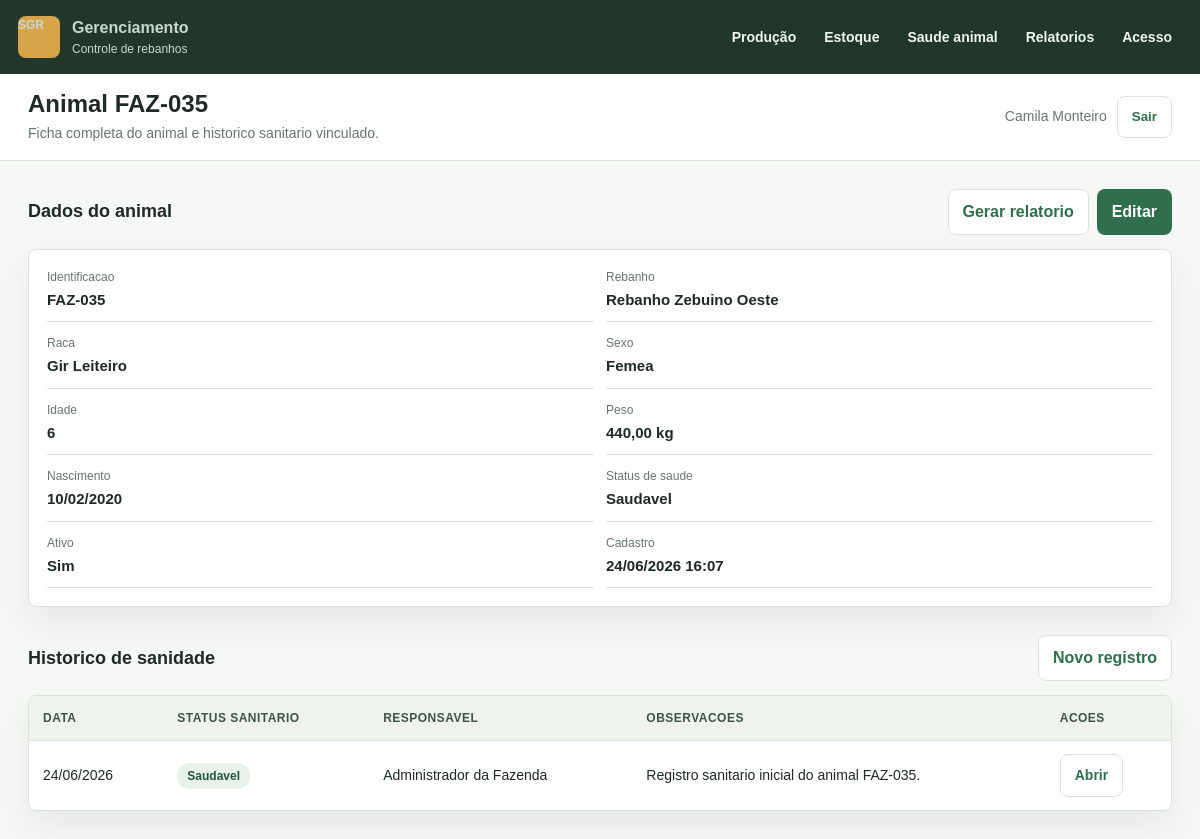
The page /animais/109/ (signed in) on the database its author committed.
### rebanho/models.py (models this page shows, shortened)
class RegistroBase(models.Model):
    data_cadastro = models.DateTimeField(auto_now_add=True)
    ativo = models.BooleanField(default=True)
    class Meta:
        abstract = True

class Animal(RegistroBase):
    class Sexo(models.TextChoices):
        MACHO = 'Macho', 'Macho'
        FEMEA = 'Femea', 'Femea'
    class StatusSaude(models.TextChoices):
        SAUDAVEL = 'Saudavel', 'Saudavel'
        OBSERVACAO = 'Observacao', 'Observacao'
        TRATAMENTO = 'Tratamento', 'Tratamento'
        CRITICO = 'Critico', 'Critico'
    id_animal = models.BigAutoField(primary_key=True)
    rebanho = models.ForeignKey(
        Rebanho,
        on_delete=models.PROTECT,
        related_name='animais',
    )
    identificacao = models.CharField(max_length=80, unique=True)
    raca = models.CharField(max_length=80)
    sexo = models.CharField(max_length=10, choices=Sexo.choices)
    @property
    def idade(self):
        if not self.data_nascimento:
            return 0
        from django.utils import timezone
        hoje = timezone.localdate()
        return hoje.year - self.data_nascimento.year - (
            (hoje.month, hoje.day) < (self.data_nascimento.month, self.data_nascimento.day)
        )
    peso = models.DecimalField(max_digits=10, decimal_places=2, default=0)
    data_nascimento = models.DateField(null=True, blank=True)
    status_saude = models.CharField(
        max_length=30,
        choices=StatusSaude.choices,
        default=StatusSaude.SAUDAVEL,
    )
    observacoes = models.TextField(blank=True)
    class Meta:
        verbose_name = 'Animal'
        verbose_name_plural = 'Animais'
        ordering = ['identificacao']

class Usuario(AbstractUser):
    class TipoUsuario(models.TextChoices):
        ADMIN = 'ADMIN', 'Admin'
        USUARIO = 'USUARIO', 'Usuario'
    id_usuario = models.BigAutoField(primary_key=True)
    nome = models.CharField(max_length=150)
    email = models.EmailField(unique=True)
    tipo_usuario = models.CharField(
        max_length=20,
        choices=TipoUsuario.choices,
        default=TipoUsuario.USUARIO,
    )
    permissao = models.TextField(blank=True)
    data_cadastro = models.DateTimeField(auto_now_add=True)
    REQUIRED_FIELDS = ['nome', 'email']
    class Meta:
        verbose_name = 'Usuario'
        verbose_name_plural = 'Usuarios'
        ordering = ['nome']

class Rebanho(RegistroBase):
    id_rebanho = models.BigAutoField(primary_key=True)
    talhao = models.OneToOneField(
        Talhao,
        on_delete=models.PROTECT,
        related_name='rebanho',
    )
    nome = models.CharField(max_length=120)
    tipo_criacao = models.CharField(max_length=80)
    observacoes = models.TextField(blank=True)
    class Meta:
        verbose_name = 'Rebanho'
        verbose_name_plural = 'Rebanhos'
        ordering = ['nome']

class Sanidade(models.Model):
    class StatusSanitario(models.TextChoices):
        SAUDAVEL = 'Saudavel', 'Saudavel'
        OBSERVACAO = 'Em observacao', 'Em observacao'
        TRATAMENTO = 'Em tratamento', 'Em tratamento'
        CRITICO = 'Critico', 'Critico'
    id_sanidade = models.BigAutoField(primary_key=True)
    animal = models.ForeignKey(
        Animal,
        on_delete=models.CASCADE,
        related_name='sanidades',
    )
    data_registro = models.DateField()
    status_sanitario = models.CharField(
        max_length=30,
        choices=StatusSanitario.choices,
        default=StatusSanitario.SAUDAVEL,
    )
    observacoes = models.TextField(blank=True)
    criado_por = models.ForeignKey(
        Usuario,
        on_delete=models.PROTECT,
        related_name='sanidades_criadas',
    )
    class Meta:
        verbose_name = 'Sanidade'
        verbose_name_plural = 'Sanidades'
        ordering = ['-data_registro']

### rebanho/views.py (the view)
# urls.py: path('animais/<int:pk>/', views.AnimalDetailView.as_view(), name='animal_detalhe'),
class AnimalDetailView(LoginRequiredMixin, DetailView):
    model = Animal
    template_name = 'rebanho/animal_detalhe.html'
    context_object_name = 'animal'
    def get_queryset(self):
        return Animal.objects.select_related('rebanho')
    def get_context_data(self, **kwargs):
        context = super().get_context_data(**kwargs)
        context['sanidades'] = self.object.sanidades.select_related('criado_por')
        return context

### templates/rebanho/animal_detalhe.html (shortened to what this page needs)
{% extends "base.html" %}
{% block page_title %}Animal {{ animal.identificacao }}{% endblock %}
{% block page_subtitle %}Ficha completa do animal e historico sanitario vinculado.{% endblock %}
{% block content %}
  <section class="section">
    <div class="section-header">
      <h2>Dados do animal</h2>
      <div style="display:flex;gap:8px;">
        <a class="button secondary" href="{% url 'relatorio_animal' animal.id_animal %}">Gerar relatorio</a>
        <a class="button" href="{% url 'animal_editar' animal.id_animal %}">Editar</a>
      </div>
    </div>
    <article class="card detail-list">
      <div class="detail-item"><span>Identificacao</span><strong>{{ animal.identificacao }}</strong></div>
      <div class="detail-item"><span>Rebanho</span><strong>{{ animal.rebanho.nome }}</strong></div>
      <div class="detail-item"><span>Raca</span><strong>{{ animal.raca }}</strong></div>
      <div class="detail-item"><span>Sexo</span><strong>{{ animal.sexo }}</strong></div>
      <div class="detail-item"><span>Idade</span><strong>{{ animal.idade }}</strong></div>
      <div class="detail-item"><span>Peso</span><strong>{{ animal.peso }} kg</strong></div>
      <div class="detail-item"><span>Nascimento</span><strong>{{ animal.data_nascimento|date:"d/m/Y" }}</strong></div>
      <div class="detail-item"><span>Status de saude</span><strong>{{ animal.status_saude }}</strong></div>
      <div class="detail-item"><span>Ativo</span><strong>{% if animal.ativo %}Sim{% else %}Nao{% endif %}</strong></div>
      <div class="detail-item"><span>Cadastro</span><strong>{{ animal.data_cadastro|date:"d/m/Y H:i" }}</strong></div>
    </article>
  </section>
  <section class="section">
    <div class="section-header">
      <h2>Historico de sanidade</h2>
      <a class="button secondary" href="{% url 'sanidade_criar' %}?animal={{ animal.id_animal }}">Novo registro</a>
    </div>
    <div class="table-wrap">
      <table>
        <thead>
          <tr>
            <th>Data</th>
            <th>Status sanitario</th>
            <th>Responsavel</th>
            <th>Observacoes</th>
            <th>Acoes</th>
          </tr>
        </thead>
        <tbody>
          {% for sanidade in sanidades %}
            <tr>
              <td>{{ sanidade.data_registro|date:"d/m/Y" }}</td>
              <td>
                {% if sanidade.status_sanitario == "Saudavel" %}
                  <span class="badge">{{ sanidade.status_sanitario }}</span>
                {% elif sanidade.status_sanitario == "Em observacao" %}
                  <span class="badge warning">{{ sanidade.status_sanitario }}</span>
                {% elif sanidade.status_sanitario == "Em tratamento" %}
                  <span class="badge orange">{{ sanidade.status_sanitario }}</span>
                {% else %}
                  <span class="badge danger">{{ sanidade.status_sanitario }}</span>
                {% endif %}
              </td>
              <td>{{ sanidade.criado_por.nome|default:sanidade.criado_por.username }}</td>
              <td>{{ sanidade.observacoes }}</td>
              <td><a class="button secondary" href="{% url 'sanidade_detalhe' sanidade.id_sanidade %}">Abrir</a></td>
            </tr>
          {% empty %}
            <tr>
              <td colspan="5">
                <div class="empty-state">Nenhum registro sanitario para este animal.</div>
              </td>
            </tr>
          {% endfor %}
        </tbody>
      </table>
    </div>
  </section>
{% endblock %}

### templates/base.html (shortened to what this page needs)
<!DOCTYPE html>
<html lang="pt-br">
<head>
</head>
<body>
  <div class="app-shell">
    <aside class="sidebar">
      <a class="brand" href="{% url 'dashboard' %}">
        <span class="brand-mark">SGR</span>
        <span>
          <strong>Gerenciamento</strong>
          <span>Controle de rebanhos</span>
        </span>
      </a>
      <nav aria-label="Menu principal">
        <div class="menu-group">
          <button class="menu-group-trigger" type="button">Produção</button>
        </div>
        <div class="menu-group">
          <button class="menu-group-trigger" type="button">Estoque</button>
        </div>
        <div class="menu-group">
          <button class="menu-group-trigger" type="button">Saude animal</button>
        </div>
        <div class="menu-group">
          <button class="menu-group-trigger" type="button">Relatorios</button>
        </div>
        <div class="menu-group">
          <button class="menu-group-trigger" type="button">Acesso</button>
        </div>
      </nav>
    </aside>
    <main class="main">
      <header class="topbar">
        <div class="page-title">
          <h1>{% block page_title %}Painel{% endblock %}</h1>
          <p>{% block page_subtitle %}Acompanhe animais, estoque, alimentacao e sanidade.{% endblock %}</p>
        </div>
        <div class="user-menu">
          <span>{{ request.user.nome|default:request.user.username }}</span>
          <form method="post" action="{% url 'logout' %}">
            <button class="button secondary" type="submit">Sair</button>
          </form>
        </div>
      </header>
      <section class="content">
        {% block content %}{% endblock %}
      </section>
    </main>
  </div>
</body>
</html>

### templates/base.html (style rules this page uses)
:root { --bg: #f6f8f5; --surface: #ffffff; --surface-muted: #eef4ec; --text: #1f2a24; --muted: #68756d; --line: #d9e3d7; --primary: #2f6f4e; --primary-dark: #24573d; --accent: #b8792d; --danger: #b84a3d; --radius: 8px; --shadow: 0 16px 36px rgba(42, 61, 48, 0.08); }
* { box-sizing: border-box; }
body { margin: 0; background: var(--bg); color: var(--text); font-family: Arial, Helvetica, sans-serif; line-height: 1.5; }
a { color: inherit; text-decoration: none; }
.app-shell { min-height: 100vh; display: flex; flex-direction: column; }
.sidebar { background: #21372b; color: #f7fbf7; padding: 16px 18px; position: sticky; top: 0; z-index: 10; display: flex; align-items: center; justify-content: space-between; gap: 16px; flex-wrap: wrap; }
.brand { display: flex; align-items: center; gap: 12px; padding: 0; border-bottom: 0; margin: 0; }
.brand-mark { width: 42px; height: 42px; border-radius: var(--radius); background: #d7a44a; display: grid; place-items: center; color: #21372b; font-weight: 700; }
.brand strong { display: block; font-size: 16px; }
.brand span { display: block; color: #c9d8ce; font-size: 12px; }
nav[aria-label="Menu principal"] { display: flex; align-items: center; flex-wrap: wrap; gap: 8px; margin-left: auto; }
.menu-group { position: relative; }
.menu-group-trigger { border: 0; background: transparent; color: #eef6f0; display: inline-flex; align-items: center; gap: 8px; min-height: 36px; padding: 8px 10px; border-radius: var(--radius); cursor: pointer; font: inherit; font-size: 14px; font-weight: 700; }
.main { min-width: 0; }
.topbar { min-height: 72px; display: flex; align-items: center; justify-content: space-between; gap: 16px; padding: 16px 28px; background: var(--surface); border-bottom: 1px solid var(--line); }
.page-title h1 { margin: 0; font-size: 24px; line-height: 1.2; }
.page-title p { margin: 4px 0 0; color: var(--muted); font-size: 14px; }
.user-menu { display: flex; align-items: center; gap: 10px; white-space: nowrap; color: var(--muted); font-size: 14px; }
.content { padding: 28px; }
.section { margin-bottom: 28px; }
.section-header { display: flex; align-items: center; justify-content: space-between; gap: 16px; margin-bottom: 14px; }
.section-header h2 { margin: 0; font-size: 18px; }
.card { background: var(--surface); border: 1px solid var(--line); border-radius: var(--radius); box-shadow: var(--shadow); padding: 18px; }
.button { display: inline-flex; align-items: center; justify-content: center; gap: 8px; min-height: 42px; border: 1px solid transparent; border-radius: var(--radius); padding: 10px 14px; background: var(--primary); color: #fff; font-weight: 700; cursor: pointer; }
.button.secondary { background: #fff; color: var(--primary); border-color: var(--line); }
.table-wrap { overflow-x: auto; background: var(--surface); border: 1px solid var(--line); border-radius: var(--radius); box-shadow: var(--shadow); }
table { width: 100%; border-collapse: collapse; min-width: 760px; }
th, td { padding: 13px 14px; border-bottom: 1px solid var(--line); text-align: left; vertical-align: middle; font-size: 14px; }
th { background: var(--surface-muted); color: #405349; font-size: 12px; text-transform: uppercase; letter-spacing: 0.04em; }
tr:last-child td { border-bottom: 0; }
.badge { display: inline-flex; align-items: center; min-height: 26px; border-radius: 999px; padding: 4px 10px; background: #e6f2ea; color: var(--primary-dark); font-size: 12px; font-weight: 700; }
.detail-list { display: grid; grid-template-columns: repeat(2, minmax(0, 1fr)); gap: 12px; }
.detail-item { border-bottom: 1px solid var(--line); padding-bottom: 10px; }
.detail-item span { display: block; color: var(--muted); font-size: 12px; }
.detail-item strong { display: block; margin-top: 3px; font-size: 15px; }

### rows shown on the page
Animal: identificacao "FAZ-035", rebanho.nome "Rebanho Zebuino Oeste", raca "Gir Leiteiro", sexo "Femea", idade "6", peso "440,00", data_nascimento "10/02/2020", status_saude "Saudavel", data_cadastro "24/06/2026 16:07"
Usuario: user.nome "Camila Monteiro"
Sanidade: data_registro "24/06/2026", status_sanitario "Saudavel", criado_por.nome "Administrador da Fazenda", observacoes "Registro sanitario inicial do animal FAZ-035."
